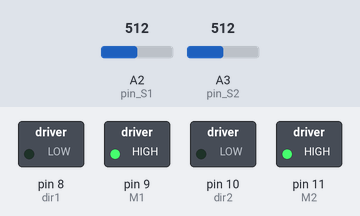
This sketch was run on a simulated Arduino Uno, built with avr-gcc and run on an emulated ATmega328P. On the bench: switched loads named in the sketch (green lamp = pin HIGH). Inputs (shaded band) come from the test bench; at power-on: A2 (pin_S1) = 512, A3 (pin_S2) = 512.

Above: at 1.2 s.
1.3 s: A2 (pin_S1) set to 568
2.8 s: A2 (pin_S1) set to 591
At 4.0 s:
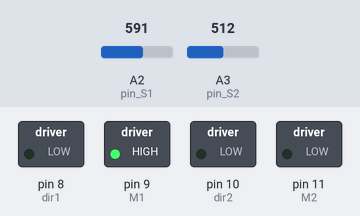
4.3 s: A3 (pin_S2) set to 537
At 5.3 s:
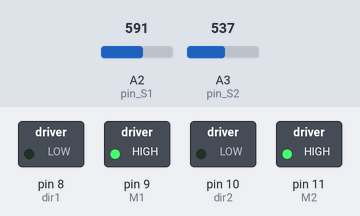
5.8 s: A3 (pin_S2) set to 642
7.3 s: A3 (pin_S2) set to 673
At 7.6 s:
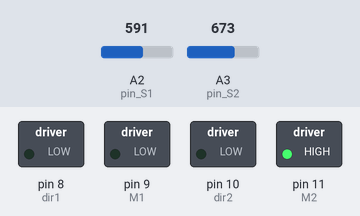
8.8 s: A3 (pin_S2) set to 511
At 9.9 s:
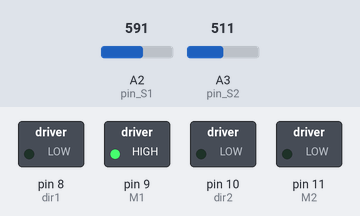
Timing chart, 0 to 11.3 s (numbered marks = the images above; inputs shaded):
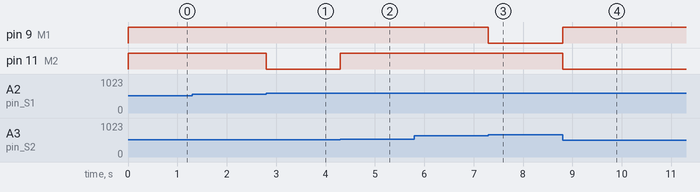

Measured:
- the behaviour switches between 578 and 579 on A2 (pin_S1) (found by bisection; images 0 and 1)
- the behaviour switches between 524 and 525 on A3 (pin_S2) (found by bisection; images 1 and 2)
- the behaviour switches between 657 and 658 on A3 (pin_S2) (found by bisection; images 2 and 3)
- after the input at 1.3 s, every drawn part: stays the same
- after the input at 2.8 s, pin 11 (M2): HIGH → LOW at once
- after the input at 4.3 s, pin 11 (M2): LOW → HIGH at once
- after the input at 5.8 s, every drawn part: stays the same
- after the input at 7.3 s, pin 9 (M1): HIGH → LOW at once
- after the input at 8.8 s, pin 9 (M1): LOW → HIGH at once; pin 11 (M2): HIGH → LOW at once

The sketch:

McGrenn_Proporcional.ino
```cpp
// Definição dos pinos de controle do motor
#define M1 9    // Pino_Velocidade 1º Motor (0 a 255)_ Porta IN2 ponte H;
#define M2 11   // Pino_Velocidade 2º Motor (0 a 255) _ Porta IN4 ponte H;
#define dir1 8  // Pino_Direção do 1º Motor: Para frente / Para trás (HIGH ou LOW)_ porta IN1 ponte H;
#define dir2 10 // Pino_Direção do 2º Motor: Para frente / Para trás (HIGH ou LOW)_ porta IN3 ponte H;

// Definição dos pinos dos sensores
#define pin_S1 2
#define pin_S2 3

float Sensor_esquerdo = 0;
float Sensor_direito = 0;

float motorDireito = 0;
float motorEsquerdo = 0;

// Constantes do PID
double Kp = 4.5; // Ganho proporcional

void setup()
{
  Serial.begin(9600);
  // Setamos os pinos de controle dos motores como saída
  pinMode(M1, OUTPUT);
  pinMode(M2, OUTPUT);
  pinMode(dir1, OUTPUT);
  pinMode(dir2, OUTPUT);

  // Setamos a direção inicial do motor como 0, isso fará com que ambos os motores girem para frente
  digitalWrite(dir1, LOW);
  digitalWrite(dir2, LOW);

  // Setamos os pinos dos sensores como entrada
  pinMode(pin_S1, INPUT);
  pinMode(pin_S2, INPUT);
}

void loop()
{
  // Leitura dos sensores
  Sensor_esquerdo = analogRead(pin_S1);
  Sensor_direito = analogRead(pin_S2);

  // Cálculo do erro
  float error = Sensor_esquerdo - Sensor_direito;

  // Controle Proporcional (P)
  float output = Kp * error;

  // Ajuste da velocidade dos motores
  // VELOCIDADE MAXIMA IDEAL = 255
  // VALOR IDEAL PARA ERRO ALGO ENTRE -300 ate 300;
  if (output >= -300 && output <= 300)
  {
    //  FAIXA POSITIVA
    motorDireito = 255;
    motorEsquerdo = 255;
  }
  else
  {
    // FAIXA NEGATIVA
    motorDireito = 150 + output;
    motorEsquerdo = 150 - output;
  }

  // Garante que as velocidades estejam no intervalo permitido (0 a 255)
  motorDireito = constrain(motorDireito, 0, 255);
  motorEsquerdo = constrain(motorEsquerdo, 0, 255);

  // Controle dos motores
  analogWrite(M1, motorDireito);
  analogWrite(M2, motorEsquerdo);
}
```
